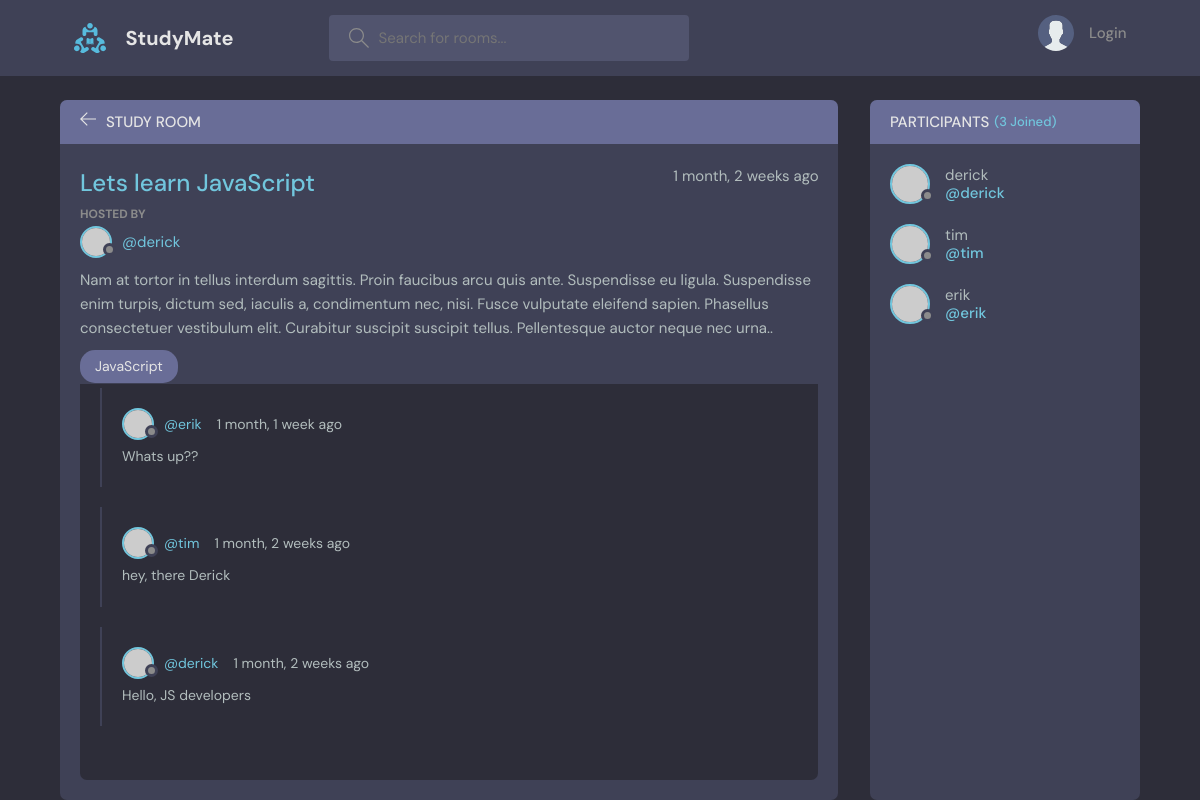
Before: /room/1/ with the older database file.
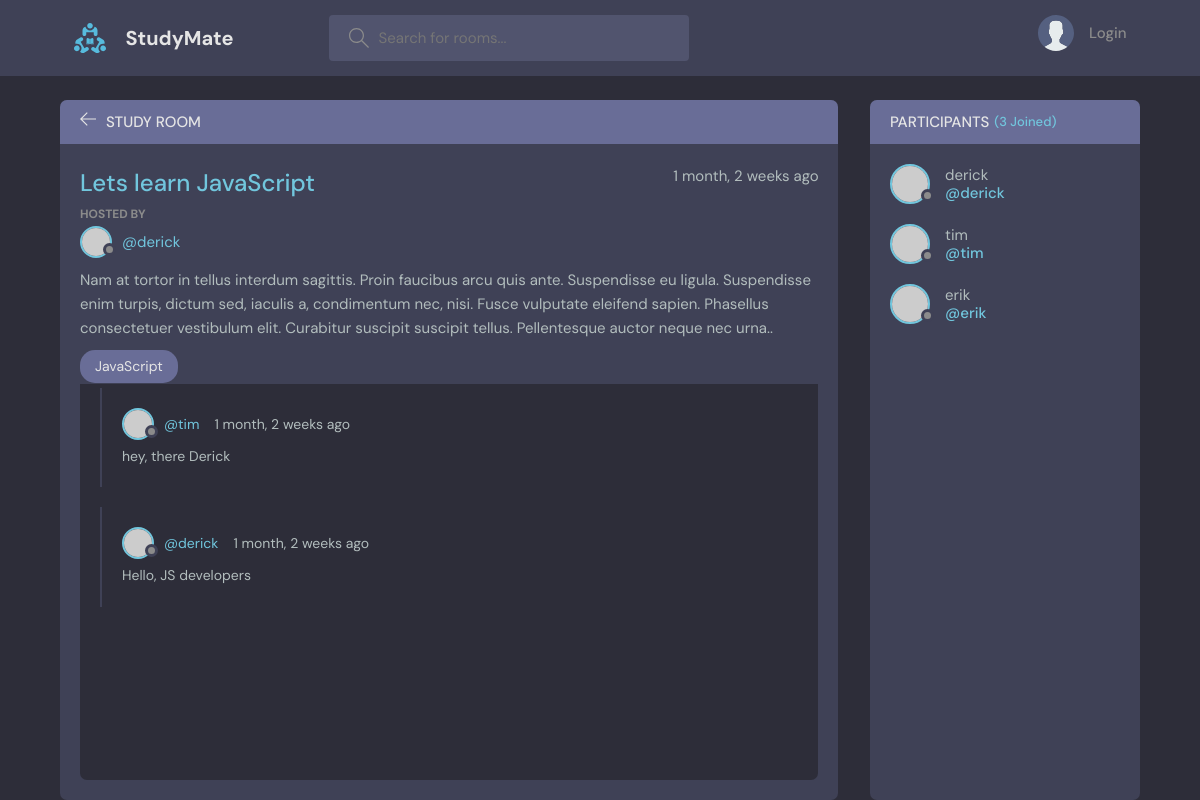
After: the same page with the newer database file.
### base/models.py (models this page shows, shortened)
class Message(models.Model):
    user = models.ForeignKey(User, on_delete=models.CASCADE) # database table relationship
    room = models.ForeignKey(Room, on_delete=models.CASCADE)
    body = models.TextField()
    updated = models.DateTimeField(auto_now=True)
    created = models.DateTimeField(auto_now_add=True)
    class Meta:
        ordering = ['-updated', '-created'] # '-' enables order by descending order(new first)

### base/views.py (the view, shortened to what this page needs)
# urls.py: path('room/<str:pk>/', views.getRoom),
def room(request, pk):  #Dynamic route in Python
    room = Room.objects.get(id=pk)
    room_messages = room.message_set.all()  # gets all messages related to this room
    participants = room.participants.all()  # get all room participants
    context = {'room': room, 'room_messages': room_messages, 'participants':participants}
    return render(request, 'base/room.html', context)

### base/models.py (called while the page is built)
    def __str__(self):
        return self.name

### base/templates/base/room.html (shortened to what this page needs)
{% extends 'main.html' %} {% load static %} {% block content %}
<div>
  <div class="profile-page layout layout--2">
    <div class="container">
      <div class="room">
        <div class="room__top">
          <div class="room__topLeft">
            <a href="{% url 'home' %}">
              <svg
                version="1.1"
                xmlns="http://www.w3.org/2000/svg"
                width="32"
                height="32"
                viewBox="0 0 32 32"
              >
                <title>arrow-left</title>
                <path
                  d="M13.723 2.286l-13.723 13.714 13.719 13.714 1.616-1.611-10.96-10.96h27.625v-2.286h-27.625l10.965-10.965-1.616-1.607z"
                ></path>
              </svg>
            </a>
            <h3>Study Room</h3>
          </div>
        </div>
        <div class="room__box scroll">
          <div class="room__header scroll">
            <div class="room__info">
              <h3>{{room.name}}</h3>
              <span>{{room.created|timesince}} ago</span>
            </div>
            <div class="room__hosted">
              <p>Hosted By</p>
              <a href="{% url 'user-profile' room.host.id %}" class="room__author">
                <div class="avatar avatar--small">
                  <img src="https://randomuser.me/api/portraits/men/37.jpg" />
                </div>
                <span>@{{room.host.username}}</span>
              </a>
            </div>
            <div class="room__details">
            {{room.description}}
            </div>
            <span class="room__topics">{{room.topic}}</span>
          </div>
          <div class="room__conversation">
            <div class="threads scroll">
              {% for message in room_messages %}
              <div class="thread">
                <div class="thread__top">
                  <div class="thread__author">
                    <a href="{% url 'user-profile' message.user.id %}" class="thread__authorInfo">
                      <div class="avatar avatar--small">
                        <img
                          src="https://randomuser.me/api/portraits/men/37.jpg"
                        />
                      </div>
                      <span>@{{message.user.username}}</span>
                    </a>
                    <span class="thread__date">{{message.created|timesince}} ago</span>
                  </div>
                </div>
                <div class="thread__details">
                {{message.body}}
                </div>
              </div>
              {% endfor %}
            </div>
          </div>
        </div>
      </div>
      <div class="participants">
        <h3 class="participants__top">
          Participants <span>({{participants.count}} Joined)</span>
        </h3>
        <div class="participants__list scroll">
          {% for user in participants %}
            <a href="{% url 'user-profile' user.id %}" class="participant">
              <div class="avatar avatar--medium">
                <img src="https://randomuser.me/api/portraits/men/37.jpg" />
              </div>
              <p>
                {{user}}
                <span>@{{user.username}}</span>
              </p>
            </a>
          {% endfor %}
        </div>
      </div>
    </div>
  </div>
</div>
{% endblock content %}

Changed rows visible on the page:
removed Message: user.username "erik", created "1 month, 1 week", body "Whats up??"
